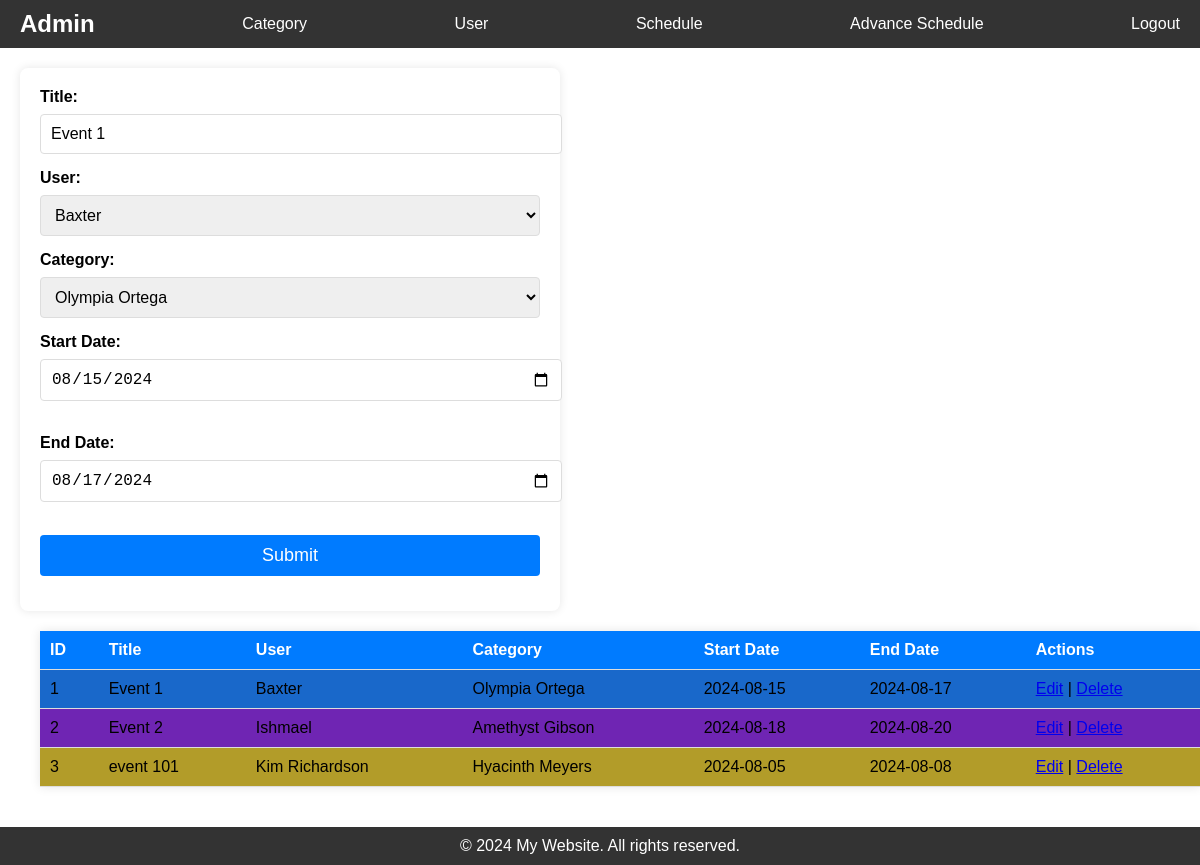
Screenshot of /schedule.php?id=1 (signed in) with the database file from the repository.
### tables this page shows
CREATE TABLE `schedules` (
  `id` int(11) NOT NULL,
  `title` varchar(45) NOT NULL,
  `user_id` int(11) NOT NULL,
  `cat_id` int(11) NOT NULL,
  `start_date` date NOT NULL,
  `end_date` date NOT NULL
);

CREATE TABLE `users` (
  `id` int(11) NOT NULL,
  `name` varchar(45) NOT NULL,
  `team` varchar(45) NOT NULL
);

CREATE TABLE `categories` (
  `id` int(11) NOT NULL,
  `name` varchar(45) NOT NULL,
  `color` varchar(45) NOT NULL
);

### config/connection.php (called while the page is built, shortened)
<?php
$table_cat = "categories";
$table_user = "users";
$table_sch = "schedules";
?>

### schedule.php (the view, shortened to what this page needs)
<?php
require './config/connection.php';
require './include/head.php';
require './include/header.php';
$data = [];
if (isset($_GET['id']) && !empty($_GET['id'])) {
    $id = $conn->real_escape_string($_GET['id']);
    $sql = "SELECT * FROM `$table_sch` WHERE id = $id";
    $result = $conn->query($sql);
    if ($result) {
        $data = $result->fetch_assoc();
    }
}
$sql = "SELECT `$table_sch`.*, `$table_user`.name AS userName, `$table_cat`.name AS catName, `$table_cat`.color AS catcolor
FROM `$table_sch`
INNER JOIN `$table_user` ON `$table_sch`.user_id = `$table_user`.id
INNER JOIN `$table_cat` ON `$table_sch`.cat_id = `$table_cat`.id";
$result = $conn->query($sql);
$records = ($result && $result->num_rows > 0) ? $result->fetch_all(MYSQLI_ASSOC) : [];
$sql_user = "SELECT * FROM `$table_user`";
$result_user = $conn->query($sql_user);
$users = ($result_user && $result_user->num_rows > 0) ? $result_user->fetch_all(MYSQLI_ASSOC) : [];
$sql_cat = "SELECT * FROM `$table_cat`";
$result_cat = $conn->query($sql_cat);
$cats = ($result_cat && $result_cat->num_rows > 0) ? $result_cat->fetch_all(MYSQLI_ASSOC) : [];
?>
<main>
    <section>
        <form action="process/schedule/insert.php" method="post">
            <label for="title">Title: </label>
            <input type="text" id="title" name="title" value="<?= isset($data['title']) ? htmlspecialchars($data['title']) : '' ?>" required><br>
            <label for="user_id">User: </label>
            <select name="user_id" required>
                <?php foreach ($users as $user): ?>
                    <option value="<?= htmlspecialchars($user['id']) ?>" <?= isset($data['user_id']) && $data['user_id'] == $user['id'] ? 'selected' : '' ?>>
                        <?= htmlspecialchars($user['name']) ?>
                    </option>
                <?php endforeach; ?>
            </select>
            <label for="cat_id">Category: </label>
            <select name="cat_id" required>
                <?php foreach ($cats as $cat): ?>
                    <option value="<?= htmlspecialchars($cat['id']) ?>" <?= isset($data['cat_id']) && $data['cat_id'] == $cat['id'] ? 'selected' : '' ?>>
                        <?= htmlspecialchars($cat['name'])  ?>
                    </option>
                <?php endforeach; ?>
            </select>
            <label for="start_date">Start Date: </label>
            <input type="date" id="start_date" name="start_date" value="<?= isset($data['start_date']) ? htmlspecialchars($data['start_date']) : '' ?>" required><br><br>
            <label for="end_date">End Date: </label>
            <input type="date" id="end_date" name="end_date" value="<?= isset($data['end_date']) ? htmlspecialchars($data['end_date']) : '' ?>" required><br><br>
            <button type="submit">Submit</button>
        </form>
    </section>
    <section>
        <table>
            <thead>
                <tr>
                    <th>ID</th>
                    <th>Title</th>
                    <th>User</th>
                    <th>Category</th>
                    <th>Start Date</th>
                    <th>End Date</th>
                    <th>Actions</th>
                </tr>
            </thead>
            <tbody>
                <?php if (!empty($records)): ?>
                    <?php foreach ($records as $row): ?>
                        <tr style="background-color: <?= htmlspecialchars($row['catcolor']) ?>;">
                            <td><?= htmlspecialchars($row['id']) ?></td>
                            <td><?= htmlspecialchars($row['title']) ?></td>
                            <td><?= htmlspecialchars($row['userName']) ?></td>
                            <td><?= htmlspecialchars($row['catName']) ?></td>
                            <td><?= htmlspecialchars($row['start_date']) ?></td>
                            <td><?= htmlspecialchars($row['end_date']) ?></td>
                            <td>
                                <a href='schedule.php?id=<?= htmlspecialchars($row['id']) ?>'>Edit</a> |
                                <a href='process/schedule/delete.php?id=<?= htmlspecialchars($row['id']) ?>' onclick="return confirm('Are you sure?');">Delete</a>
                            </td>
                        </tr>
                    <?php endforeach; ?>
                <?php else: ?>
                    <tr>
                        <td colspan="4">No Schedule found.</td>
                    </tr>
                <?php endif; ?>
            </tbody>
        </table>
    </section>
</main>
<?php require './include/footer.php'; ?>

### assets/css/home.css (style rules this page uses)
html, body { height: 100%; margin: 0; padding: 0; }
body { display: flex; flex-direction: column; font-family: Arial, sans-serif; }
main { flex: 1; padding: 20px; }
section { margin-bottom: 20px; }

### assets/css/form.css (style rules this page uses)
form { background: #fff; padding: 20px; border-radius: 8px; box-shadow: 0 0 10px rgba(0, 0, 0, 0.1); width: 100%; max-width: 500px; }
label { display: block; margin-bottom: 8px; font-weight: bold; }
input[type="text"], input[type="date"], select, button { width: 100%; padding: 10px; margin-bottom: 15px; border: 1px solid #ddd; border-radius: 4px; font-size: 16px; }
button { background-color: #007bff; color: white; border: none; cursor: pointer; font-size: 18px; }

### assets/css/table.css (style rules this page uses)
table { width: 100%; max-width: 1200px; margin: 20px; border-collapse: collapse; background-color: #fff; box-shadow: 0 0 10px rgba(0, 0, 0, 0.1); }
thead { background-color: #007bff; color: white; }
th, td { padding: 10px; text-align: left; border-bottom: 1px solid #ddd; }
th { font-weight: bold; }
tr:nth-child(even) { background-color: #f9f9f9; }

### rows the page displays
schedules: title "Event 1", user_id "Baxter", cat_id "Olympia Ortega", start_date "08/15/2024", end_date "08/17/2024", id "1", user.name "Baxter", cat.name "Olympia Ortega", start_date "2024-08-15", end_date "2024-08-17"
schedules: id "2", title "Event 2", user.name "Ishmael", cat.name "Amethyst Gibson", start_date "2024-08-18", end_date "2024-08-20"
schedules: id "3", title "event 101", user.name "Kim Richardson", cat.name "Hyacinth Meyers", start_date "2024-08-05", end_date "2024-08-08"

### other values shown
$_SESSION['ADMINNAME'] "Admin"
